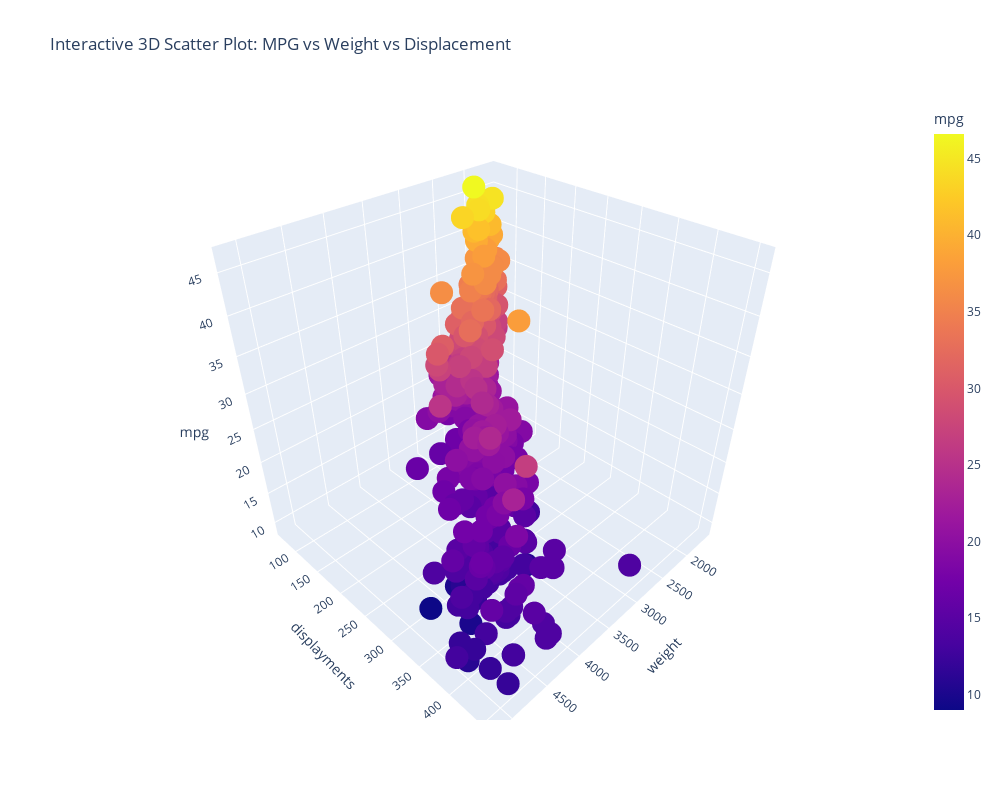

Here is the notebook cell this chart was saved with:
### Markdown cell above
### Interactive plot for the 2 most highly correlated to mpg features

### Code cell
# Create Interactive 3D Scatter Plot
fig = px.scatter_3d(
    df,
    x="weight",
    y="displayments",
    z="mpg",
    color="mpg",  # Color by MPG
    title="Interactive 3D Scatter Plot: MPG vs Weight vs Displacement",
    labels={"Weight": "Weight", "Displacement": "Displacement", "MPG": "Miles Per Gallon"}
)

# Adjust the size of the plot
fig.update_layout(
    width=1000,  # Set the width in pixels
    height=800   # Set the height in pixels
)

# Show the Plot
fig.show()

### Figure 1 — Plotly figure (JSON) as saved in the notebook; plotly's stock layout.template omitted (floating-point values rounded to 4 significant figures; data arrays with more than 128 entries replaced by an {"elided": "..."} marker saying what was removed)
{"data": [{"hovertemplate": "weight=%{x}<br>displayments=%{y}<br>mpg=%{marker.color}<extra></extra>", "legendgroup": "", "marker": {"color": {"elided": "406 float values"}, "coloraxis": "coloraxis", "symbol": "circle"}, "mode": "markers", "name": "", "scene": "scene", "showlegend": false, "type": "scatter3d", "x": {"elided": "406 int values"}, "y": {"elided": "406 float values"}, "z": {"elided": "406 float values"}}], "layout": {"coloraxis": {"colorbar": {"title": {"text": "mpg"}}, "colorscale": [[0, "#0d0887"], [0.1111, "#46039f"], [0.2222, "#7201a8"], [0.3333, "#9c179e"], [0.4444, "#bd3786"], [0.5556, "#d8576b"], [0.6667, "#ed7953"], [0.7778, "#fb9f3a"], [0.8889, "#fdca26"], [1, "#f0f921"]]}, "height": 800, "legend": {"tracegroupgap": 0}, "scene": {"aspectmode": "auto", "aspectratio": {"x": 1, "y": 1, "z": 1}, "domain": {"x": [0, 1], "y": [0, 1]}, "xaxis": {"title": {"text": "weight"}, "type": "linear"}, "yaxis": {"title": {"text": "displayments"}, "type": "linear"}, "zaxis": {"title": {"text": "mpg"}, "type": "linear"}}, "title": {"text": "Interactive 3D Scatter Plot: MPG vs Weight vs Displacement"}, "width": 1000}}
